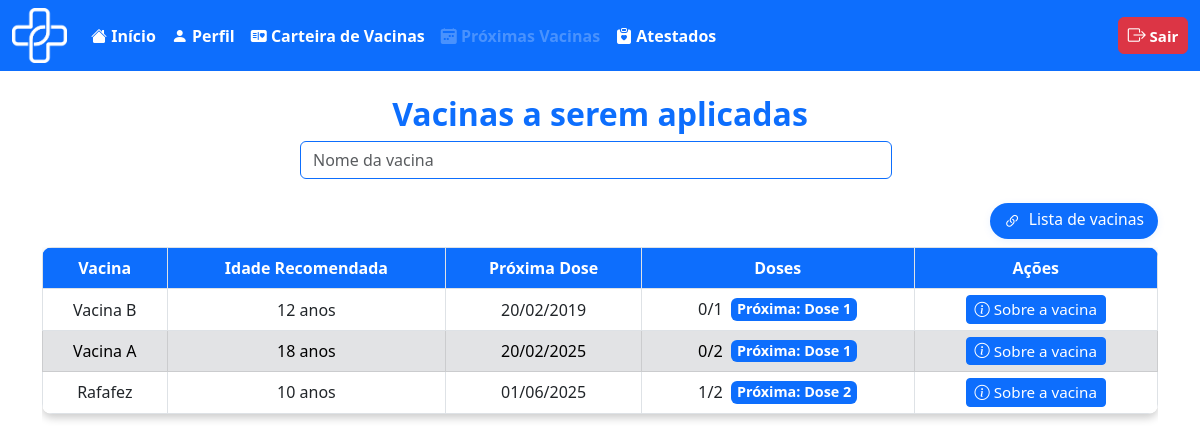
The app's page /usuario/proxima_vac.php (signed in), older data.
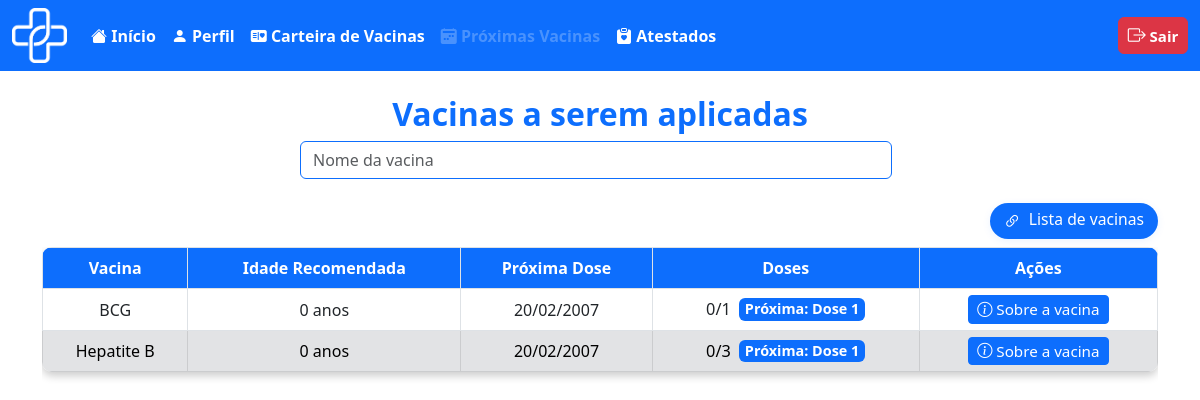
The same page, newer data.
### tables this page shows
CREATE TABLE `vacina` (
  `id_vaci` int(11) NOT NULL,
  `nome_vaci` varchar(100) NOT NULL,
  `fabri_vaci` varchar(100) NOT NULL,
  `lote_vaci` varchar(50) NOT NULL,
  `idade_aplica` int(3) NOT NULL,
  `via_adimicao` varchar(50) NOT NULL,
  `n_dose` int(1) NOT NULL,
  `intervalo_dose` int(11) NOT NULL,
  `estoque` int(11) NOT NULL
);

CREATE TABLE `usuario` (
  `id_usuario` int(11) NOT NULL,
  `nome_usuario` varchar(100) NOT NULL,
  `cpf` varchar(11) NOT NULL,
  `email_usuario` varchar(100) NOT NULL,
  `tel_usuario` varchar(11) NOT NULL,
  `genero_usuario` char(1) NOT NULL CHECK (`genero_usuario` in ('M','F','O')),
  `naci_usuario` date NOT NULL,
  `peso_usuario` decimal(5,2) NOT NULL,
  `tipo_sang_usuario` varchar(3) NOT NULL,
  `med_usuario` varchar(100) NOT NULL,
  `doen_usuario` varchar(255) NOT NULL,
  `ale_usuario` varchar(255) NOT NULL,
  `cep_usuario` varchar(8) NOT NULL,
  `nc_usuario` int(10) NOT NULL,
  `senha` varchar(100) NOT NULL
);

CREATE TABLE `aplicacao` (
  `id_aplica` int(11) NOT NULL,
  `id_usuario` int(11) NOT NULL,
  `id_posto` int(11) NOT NULL,
  `id_medico` int(11) NOT NULL,
  `id_vaci` int(11) NOT NULL,
  `data_aplica` date NOT NULL,
  `dose_aplicad` int(1) DEFAULT NULL
);

### usuario/proxima_vac.php (the view, shortened to what the changed rows need)
<?php
require_once '../outros/db_connect.php';
$user_id = $_SESSION['id_usuario'];
$query_user = "SELECT naci_usuario FROM usuario WHERE id_usuario = ?";
$stmt_user = $conn->prepare($query_user);
$stmt_user->bind_param("i", $user_id);
$stmt_user->execute();
$result_user = $stmt_user->get_result();
$user_data = $result_user->fetch_assoc();
$vacinas_nao_tomadas = [];
if ($user_data) {
    $data_nascimento = $user_data['naci_usuario'];
    $idade = date_diff(date_create($data_nascimento), date_create('today'))->y;
    $query_vacinas = "
        SELECT v.id_vaci, v.nome_vaci, v.idade_aplica, v.n_dose, v.intervalo_dose
        FROM vacina v
        WHERE v.idade_aplica <= ?
    ";
    $stmt_vacinas = $conn->prepare($query_vacinas);
    $stmt_vacinas->bind_param("i", $idade);
    $stmt_vacinas->execute();
    $result_vacinas = $stmt_vacinas->get_result();
    $vacinas_disponiveis = [];
    while ($row = $result_vacinas->fetch_assoc()) {
        $vacinas_disponiveis[$row['id_vaci']] = $row;
    }
    $query_aplicadas = "
        SELECT a.id_vaci, a.dose_aplicad
        FROM aplicacao a
        WHERE a.id_usuario = ?
    ";
    $stmt_aplicadas = $conn->prepare($query_aplicadas);
    $stmt_aplicadas->bind_param("i", $user_id);
    $stmt_aplicadas->execute();
    $result_aplicadas = $stmt_aplicadas->get_result();
    $vacinas_aplicadas = [];
    while ($row = $result_aplicadas->fetch_assoc()) {
        $id_vaci = $row['id_vaci'];
        if (!isset($vacinas_aplicadas[$id_vaci]))
            $vacinas_aplicadas[$id_vaci] = [];
        $vacinas_aplicadas[$id_vaci][] = $row['dose_aplicad'];
    }
    $pesquisa = '';
    $vacinas_nao_tomadas = [];
    foreach ($vacinas_disponiveis as $id_vaci => $vacina) {
        $doses_tomadas = isset($vacinas_aplicadas[$id_vaci]) ? count($vacinas_aplicadas[$id_vaci]) : 0;
        if ($doses_tomadas < $vacina['n_dose']) {
            if ($pesquisa === '' || stripos($vacina['nome_vaci'], $pesquisa) !== false) {
                $vacina['doses_tomadas'] = $doses_tomadas;
                $proxima_data = '';
                if ($vacina['n_dose'] == 1) {
                    $data_nascimento = $user_data['naci_usuario'];
                    $data_aplicacao = date('Y-m-d', strtotime($data_nascimento . ' + ' . $vacina['idade_aplica'] . ' years'));
                    $proxima_data = date('Y-m-d', strtotime($data_aplicacao));
                } else {
                    $sql_ultima = "SELECT data_aplica FROM aplicacao WHERE id_usuario = ? AND id_vaci = ? ORDER BY dose_aplicad DESC LIMIT 1";
                    $stmt_ultima = $conn->prepare($sql_ultima);
                    $stmt_ultima->bind_param("ii", $user_id, $vacina['id_vaci']);
                    $stmt_ultima->execute();
                    $result_ultima = $stmt_ultima->get_result();
                    if ($row_ultima = $result_ultima->fetch_assoc()) {
                        $data_ultima = $row_ultima['data_aplica'];
                        $intervalo = (int) $vacina['intervalo_dose'];
                        $data_proxima = date('Y-m-d', strtotime($data_ultima . " +$intervalo months"));
                        $proxima_data = date('Y-m-d', strtotime($data_proxima));
                    } else {
                        $data_nascimento = $user_data['naci_usuario'];
                        $data_aplicacao = date('Y-m-d', strtotime($data_nascimento . ' + ' . $vacina['idade_aplica'] . ' years'));
                        $proxima_data = date('Y-m-d', strtotime($data_aplicacao));
                    }
                }
                $vacina['proxima_data'] = $proxima_data;
                $vacinas_nao_tomadas[] = $vacina;
            }
        }
    }
    usort($vacinas_nao_tomadas, function ($a, $b) {
        return strtotime($a['proxima_data']) <=> strtotime($b['proxima_data']);
    });
}
    ?>
<!DOCTYPE html>
<html lang="pt-BR">
<head>
    <link href="https://cdn.jsdelivr.net/npm/bootstrap@5.3.0/dist/css/bootstrap.min.css" rel="stylesheet">
    <link href="https://cdn.jsdelivr.net/npm/bootstrap-icons/font/bootstrap-icons.css" rel="stylesheet">
</head>
<body>
    <div class="container mt-4">
        <h2 class="text-center text-primary fw-bold">Vacinas a serem aplicadas</h2>
        <br>
        <div class="table-responsive d-flex justify-content-center" id="tabela-proxima-vacina">
            <div style="width: 100%;">
                <table class="table table-bordered text-center w-100 mx-auto">
                    <thead>
                        <tr>
                            <th>Vacina</th>
                            <th>Idade Recomendada</th>
                            <th>Próxima Dose</th>
                            <th>Doses</th>
                            <th>Ações</th>
                        </tr>
                    </thead>
                    <tbody>
                        <?php if (!empty($vacinas_nao_tomadas)): ?>
                            <?php
                            $rowIndex = 0;
                            foreach ($vacinas_nao_tomadas as $vacina):
                                $rowClass = ($rowIndex === 0) ? 'bg-white' : (($rowIndex % 2 === 1) ? 'table-secondary' : 'bg-white');
                                $proxima_dose = $vacina['doses_tomadas'] + 1;
                                $proxima_data = '';
                                if ($vacina['n_dose'] == 1) {
                                    $data_nascimento = $user_data['naci_usuario'];
                                    $data_aplicacao = date('Y-m-d', strtotime($data_nascimento . ' + ' . $vacina['idade_aplica'] . ' years'));
                                    $proxima_data = date('d/m/Y', strtotime($data_aplicacao));
                                } else {
                                    $sql_ultima = "SELECT data_aplica FROM aplicacao WHERE id_usuario = ? AND id_vaci = ? ORDER BY dose_aplicad DESC LIMIT 1";
                                    $stmt_ultima = $conn->prepare($sql_ultima);
                                    $stmt_ultima->bind_param("ii", $user_id, $vacina['id_vaci']);
                                    $stmt_ultima->execute();
                                    $result_ultima = $stmt_ultima->get_result();
                                    if ($row_ultima = $result_ultima->fetch_assoc()) {
                                        $data_ultima = $row_ultima['data_aplica'];
                                        $intervalo = (int) $vacina['intervalo_dose'];
                                        $data_proxima = date('Y-m-d', strtotime($data_ultima . " +$intervalo months"));
                                        $proxima_data = date('d/m/Y', strtotime($data_proxima));
                                    } else {
                                        $data_nascimento = $user_data['naci_usuario'];
                                        $data_aplicacao = date('Y-m-d', strtotime($data_nascimento . ' + ' . $vacina['idade_aplica'] . ' years'));
                                        $proxima_data = date('d/m/Y', strtotime($data_aplicacao));
                                    }
                                }
                                ?>
                                <tr class="<?php echo $rowClass; ?>" style="height:38px;">
                                    <td style="vertical-align:middle;"><?= htmlspecialchars($vacina['nome_vaci']) ?></td>
                                    <td style="vertical-align:middle; text-align:center;"><?= $vacina['idade_aplica'] ?> anos
                                    </td>
                                    <td style="vertical-align:middle; text-align:center;"><?= $proxima_data ?></td>
                                    <td style="vertical-align:middle; text-align:center;">
                                        <div
                                            style="display:flex; flex-direction:row; align-items:center; justify-content:center; gap:8px; height:100%;">
                                            <span
                                                style="font-size:1.02em;"><?= $vacina['doses_tomadas'] . "/" . $vacina['n_dose'] ?></span>
                                            <span class="badge bg-primary"
                                                style="font-size:0.90em; min-width:80px; padding:4px 6px;">
                                                Próxima: Dose <?= $proxima_dose ?>
                                            </span>
                                        </div>
                                    </td>
                                    <td style="vertical-align:middle; text-align:center; padding-top:4px; padding-bottom:4px;">
                                        <a href="../medica/ver_vacina.php?id_vaci=<?= urlencode($vacina['id_vaci']) ?>"
                                            class="btn btn-primary btn-sm" style="padding:2px 8px; font-size:0.95em;">
                                            <i class="bi bi-info-circle"></i> Sobre a vacina
                                        </a>
                                    </td>
                                </tr>
                                <?php $rowIndex++; endforeach; ?>
                        <?php else: ?>
                            <tr>
                                <td colspan="5">Nenhuma vacina pendente.</td>
                            </tr>
                        <?php endif; ?>
                    </tbody>
                </table>
            </div>
        </div>
    </div>
</body>
</html>

Row changes from the older to the newer data that the page shows:
removed vacina: nome_vaci "Vacina B", idade_aplica "12", $proxima_data "20/02/2019", intervalo_dose "0", n_dose "1", intervalo_dose "1"
removed vacina: nome_vaci "Vacina A", idade_aplica "18", $proxima_data "20/02/2025", doses_tomadas "0", n_dose "2", proxima_dose "1"
removed vacina: nome_vaci "Rafafez", idade_aplica "10", intervalo_dose.data_aplica "01/06/2025", intervalo_dose "1", n_dose "2", intervalo_dose "2"
added vacina: nome_vaci "BCG", idade_aplica "0", $proxima_data "20/02/2007", doses_tomadas "0", n_dose "1", proxima_dose "1"
added vacina: nome_vaci "Hepatite B", idade_aplica "0", $proxima_data "20/02/2007", n_dose "3", idade_aplica "1"
